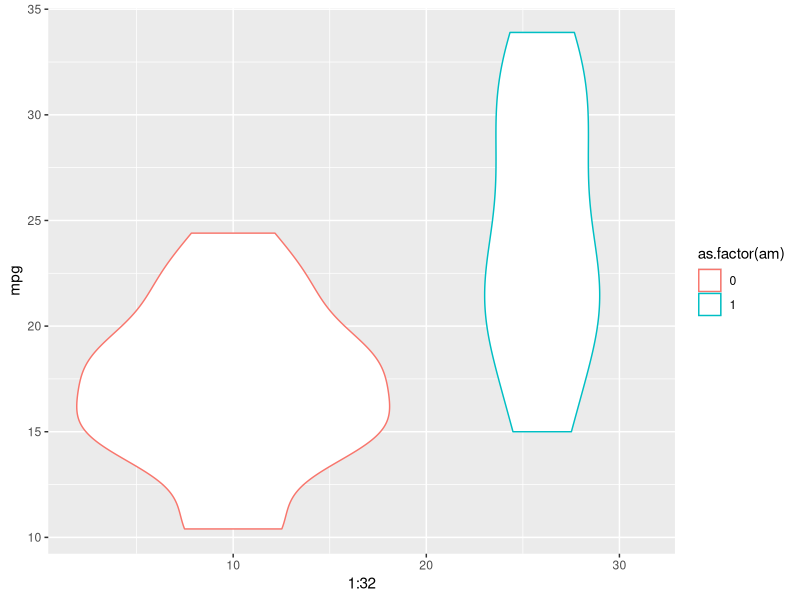
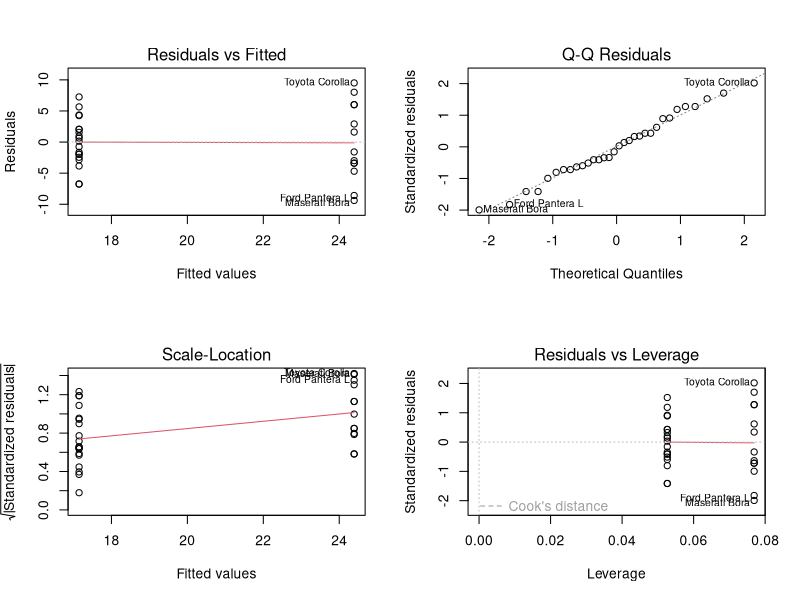
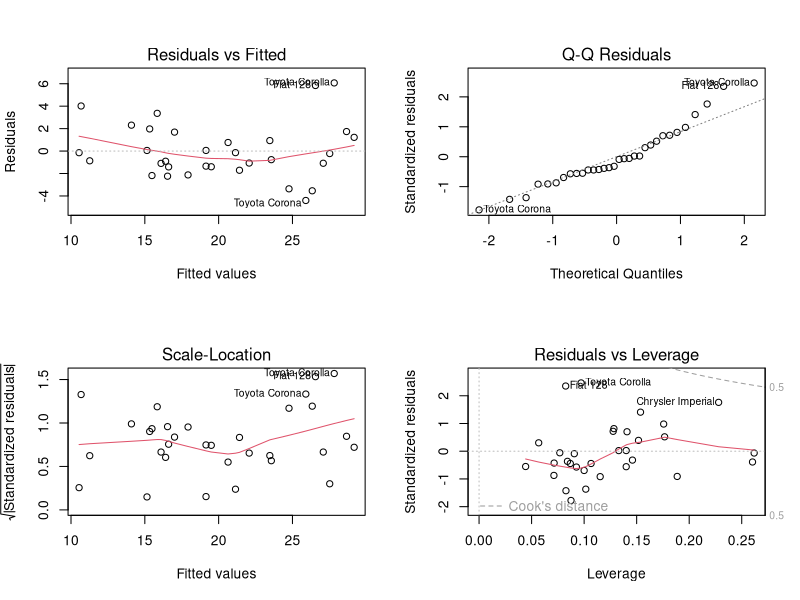
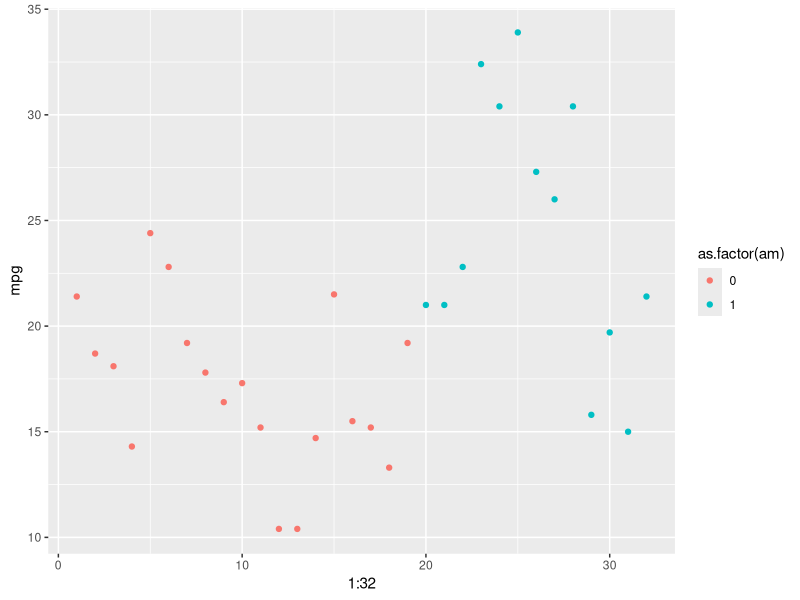

Generate these figures, in order, with R:
## ---- chunk 1
library(ggplot2)
library(dplyr)
## ---- chunk 2
cars <- arrange(mtcars, am)
g <- ggplot(cars, aes(x = 1:32, y = mpg, col = as.factor(am)))
g + geom_violin()
## ---- chunk 3
mfit <- lm(mpg ~ am, mtcars)
summary(mfit)$coef 
## ---- chunk 4
par(mfrow = c(2,2))
plot(mfit)
## ---- chunk 5

allfit <- lm(mpg ~., mtcars)
anova(allfit)
## ---- chunk 6
bitfit <- lm(mpg~ cyl + disp+ wt, mtcars)
summary(bitfit)$coef
## ---- chunk 7
par(mfrow = c(2,2))
plot(bitfit)
## ---- chunk 8
cars <- arrange(mtcars, am)
g <- ggplot(cars, aes(x = 1:32, y = mpg, col = as.factor(am)))
g + geom_point()
